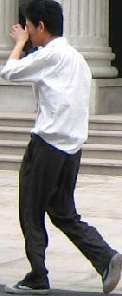
#> input picture Computer Vision/vjezba5/dataset/ped/ped_10.png, 122 x 296 px; its folder holds only this picture in this run
$ python korak1_ucitaj_ped_podatke.py
#> lines starting #> are read from the running program, lines starting #| are printed output that depends on the picture
import cv2
import os
import re
import numpy as np
from skimage.feature import hog
from sklearn.model_selection import train_test_split
from sklearn.neural_network import MLPClassifier

dataset_path = 'dataset/'
mean_pedestrian_width = 101
mean_pedestrian_height = 264

def load_ped_dataset():    #dohvačanje slika iz ped  foldera i pravljenja HOG-a
    ped_images_path = os.path.join(dataset_path, 'ped')

    pedestrian_hogs = []

    for file in os.listdir(ped_images_path):  #vrača popis svih fileova iz foldera
        if file.endswith('.png'):              #provjera dali je .png file a ne slucajno mozda .txt
            image_name = os.path.join(ped_images_path, file)

            # Učitaj sliku u grayscale formatu
            image_gray = cv2.imread(image_name, cv2.IMREAD_GRAYSCALE)
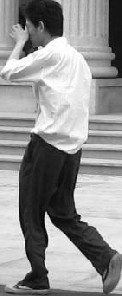
#> image_gray: shape (296, 122); min 1, max 255, mean 144.8

            # Promijeni veličinu slike na (mean_pedestrian_width, mean_pedestrian_height)
            image_gray = cv2.resize(image_gray,(mean_pedestrian_width,mean_pedestrian_height ))
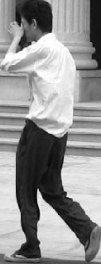
#> image_gray: shape (264, 101); min 6, max 255, mean 144.7

            # Izračunaj HOG značajke pomoću hog() funkcije
            fd, hog_slika = hog(image_gray, orientations=8, visualize=True)  #fd je jedan vektor brojeva svake čelije iz HOG-a
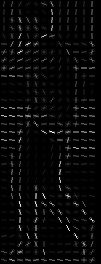
#> hog_slika: shape (264, 101) float64; min 0, max 59.73, mean 2.1; drawn with min black and max white


            # Spremi izračunate HOG značajke u listu
            pedestrian_hogs.append(fd)


    # Pretvori listu HOG značajki u Numpy polje
    pedestrian_hogs = np.array(pedestrian_hogs)

    return pedestrian_hogs
ped_dataset = load_ped_dataset()
print(ped_dataset.shape)
#| (1, 22320)

$ run again, on Computer Vision/vjezba5/dataset/ped/ped_134.png
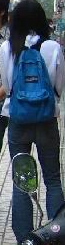
#> input picture Computer Vision/vjezba5/dataset/ped/ped_134.png, 65 x 245 px
#> in load_ped_dataset, `image_gray = cv2.resize(image_gray,(mean_pedestrian_width,mean_pedestr..`:
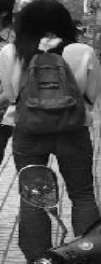
#> image_gray: shape (264, 101); min 4, max 252, mean 81
#> in load_ped_dataset, `fd, hog_slika = hog(image_gray, orientations=8, visualize=True)`:
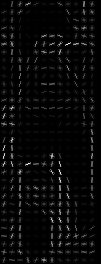
#> hog_slika: shape (264, 101) float64; min 0, max 59.19, mean 2.1; drawn with min black and max white
#| (1, 22320)

$ run again, on Computer Vision/vjezba5/dataset/ped/ped_100.png
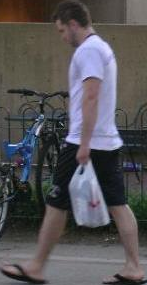
#> input picture Computer Vision/vjezba5/dataset/ped/ped_100.png, 147 x 285 px
#> in load_ped_dataset, `image_gray = cv2.resize(image_gray,(mean_pedestrian_width,mean_pedestr..`:
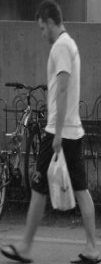
#> image_gray: shape (264, 101); min 6, max 229, mean 84.2
#> in load_ped_dataset, `fd, hog_slika = hog(image_gray, orientations=8, visualize=True)`:
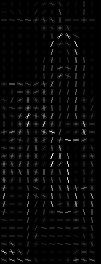
#> hog_slika: shape (264, 101) float64; min 0, max 49.69, mean 1.5; drawn with min black and max white
#| (1, 22320)
